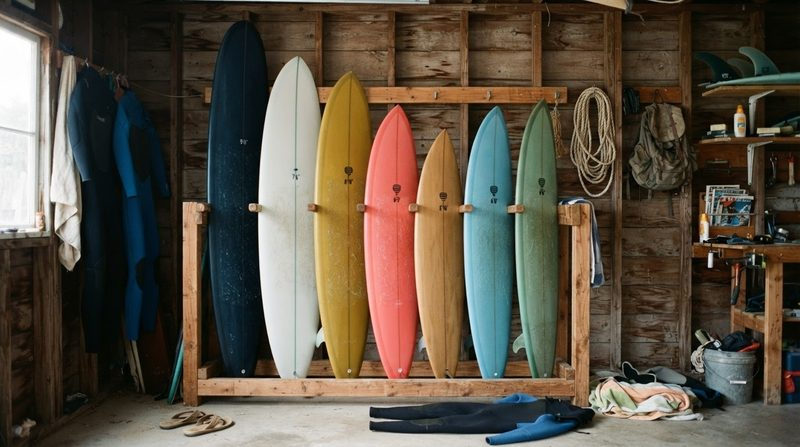
#> input picture frontend/build/img/home_quiver.jpg, 800 x 447 px
$ python -i build_spot_derivatives.py   (imports and definitions only)
#> lines starting #> are read from the running program, lines starting #| are printed output that depends on the picture
#!/usr/bin/env python3
"""
Builds the S3 payload: each spot image at every ladder width below its own,
plus itself, keyed by content hash.

  data/spot-images-cdn/spot-images/<sha256>/400.jpg
                                            /800.jpg
                                            /1600.jpg      <- or the source width,
                                                              whichever is smaller

Content-addressed rather than named per spot, because 1,322 default images
resolve to 1,018 distinct files - one photograph is the best match for as many
as ten adjacent OSM nodes on the same beach. spot_images.name stores the
"spot-images/<sha256>/" prefix, and the available widths are derivable from
spot_images.width, so no column has to list them.

Why the hash and not the filename: the uploads bucket has versioning on, so a
key whose contents can change is a key you pay for twice. A hash key never
changes, which also makes `aws s3 sync --size-only` correct rather than merely
fast.

Python, not the app's sharp pipeline: sharp 0.30.7 ships no darwin-arm64
prebuild, which is the same reason the backend will not install locally. This
runs against files already on disk and needs nothing from the app.

The full-size rung is a byte copy when the source is a JPEG - re-encoding an
untouched image only loses quality. PNGs are converted, because a PNG of a
photograph is several times the size of the JPEG for no visible gain and the key
scheme is .jpg either way.

Source widths are read off the file headers, never from Commons. The API reports
thumbwidth as the width you asked for and then serves a bucketed render: asking
for 1600 yields 1920, and asking for more than the original yields the original.
Trusting it put a wrong width and height on 2,311 of 2,341 rows.

Usage:
  build_spot_derivatives.py                     rank 1 only, the default set
  build_spot_derivatives.py --rank=all          every image in the manifest
  build_spot_derivatives.py --widths=400,800,1600
  build_spot_derivatives.py --budget=150        stop cleanly, exit 3, rerun
  build_spot_derivatives.py --verify            re-check what is already built
"""

import json
import os
import shutil
import sys
import time

from PIL import Image

STARTED = time.time()
ROOT = os.path.normpath(os.path.join(os.path.dirname(os.path.abspath(__file__)), '..', '..', 'data'))
OUT = os.path.join(ROOT, 'spot-images-cdn', 'spot-images')

# 400 is the picker chip and the search row, 800 the spot card, 1600 the hero.
# A rung is only built when it is genuinely smaller than the source, and the
# source width is always emitted as its own key, so <sha>/800.jpg is 800px wide
# or it does not exist. Nothing is upscaled and no two keys hold the same bytes.
#
# Most sources are 1920 (Commons hands back a bucketed render, not the width you
# asked for) but the tail runs down to 600, so a fixed three-rung ladder would
# have written a 640px image to a key called 1600.jpg for 300-odd files.
LADDER = [400, 800, 1600]
# Nothing is served larger than the hero. Without the cap, a 1920 source - which
# is most of them - gets both a 1600 and a 1920 rung holding visually identical
# images, which was 829 redundant objects and 0.3GB on the first build.
TOP = 1600
QUALITY = 82


def widths_for(source_width):
    return sorted({w for w in LADDER if w < source_width} | {min(source_width, TOP)})


def arg(name, default=None):
#> called with name = 'rank', default = '1'
    for a in sys.argv[1:]:
        if a == f'--{name}':
            return True
        if a.startswith(f'--{name}='):
            return a.split('=', 1)[1]
    return default


RANK = arg('rank', '1')
BUDGET = float(arg('budget', 0) or 0)
VERIFY = bool(arg('verify', False))
if arg('widths'):
    LADDER = [int(w) for w in str(arg('widths')).split(',')]


# [8 lines left out: function sources, not called in this run]


def build(img):
    src = os.path.join(ROOT, img['file'])
    dest_dir = os.path.join(OUT, img['sha256'])
    os.makedirs(dest_dir, exist_ok=True)
    written = 0

    for w in widths_for(img['width']):
        dest = os.path.join(dest_dir, f'{w}.jpg')
        if os.path.exists(dest) and os.path.getsize(dest) > 0:
            continue

        # The full-size rung is a byte copy when the source is already JPEG:
        # re-encoding an untouched image only loses quality.
        if w >= img['width'] and img['mime'] == 'image/jpeg':
            shutil.copyfile(src, dest)
            written += 1
            continue

        with Image.open(src) as im:
            # A PNG may carry an alpha channel that JPEG cannot; flatten onto
            # white rather than letting Pillow raise on save.
            if im.mode in ('RGBA', 'LA', 'P'):
                im = im.convert('RGBA')
                flat = Image.new('RGB', im.size, (255, 255, 255))
                flat.paste(im, mask=im.split()[-1])
                im = flat
            elif im.mode != 'RGB':
                im = im.convert('RGB')

            if im.width > w:
                im = im.resize((w, max(1, round(im.height * w / im.width))),
                               Image.LANCZOS)
            # Metadata is dropped on purpose: attribution lives in spot_images,
            # not in EXIF, and stripping it is most of the size win at 400px.
            im.save(dest, 'JPEG', quality=QUALITY, optimize=True, progressive=True)
            written += 1
    return written


# [48 lines left out: functions verify, main, not called in this run]


# [1 line not run here, left out]

>>> import cv2
>>> picture = cv2.imread('../../../frontend/build/img/home_quiver.jpg', cv2.IMREAD_GRAYSCALE)
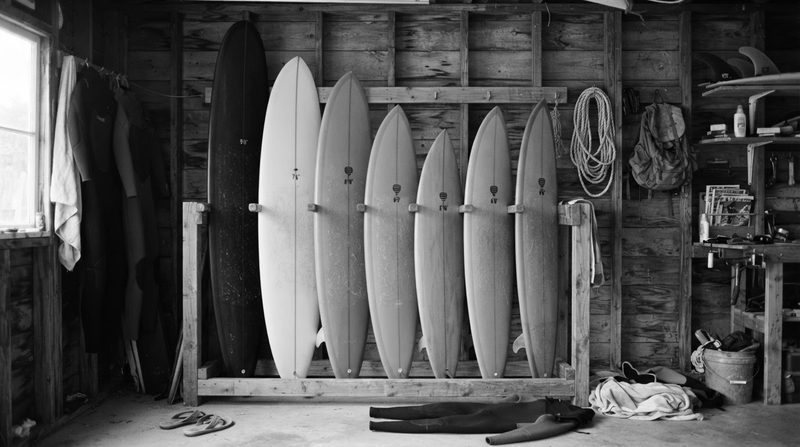
#> picture: shape (447, 800); min 0, max 255, mean 83.4
#> (the run stopped early here; a loop or call above may not have finished)

$ run again, on frontend/build/img/session_default.jpg
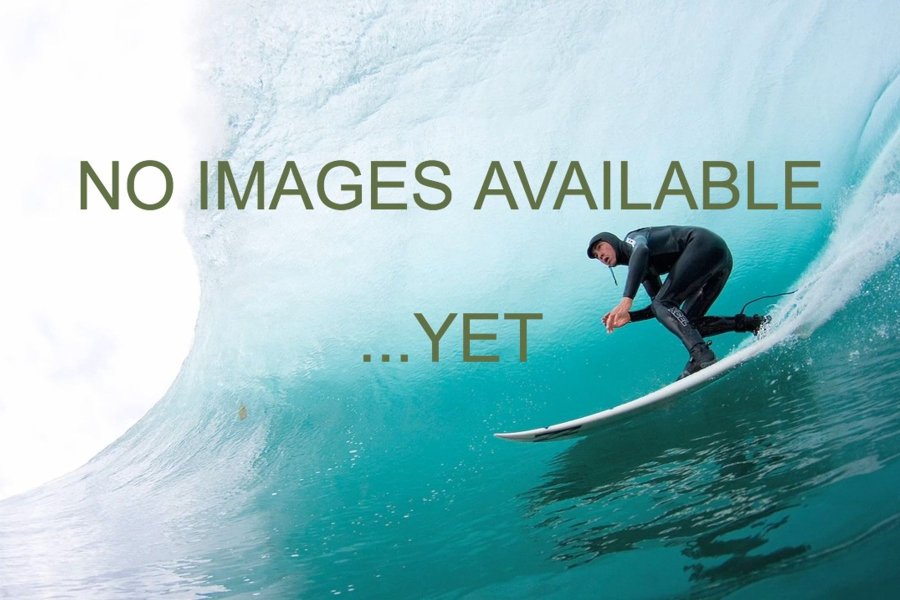
#> input picture frontend/build/img/session_default.jpg, 1800 x 1200 px (shown at 1/2 size)
#> `picture = cv2.imread('../../../frontend/build/img/home_quiver.jpg', cv..`:
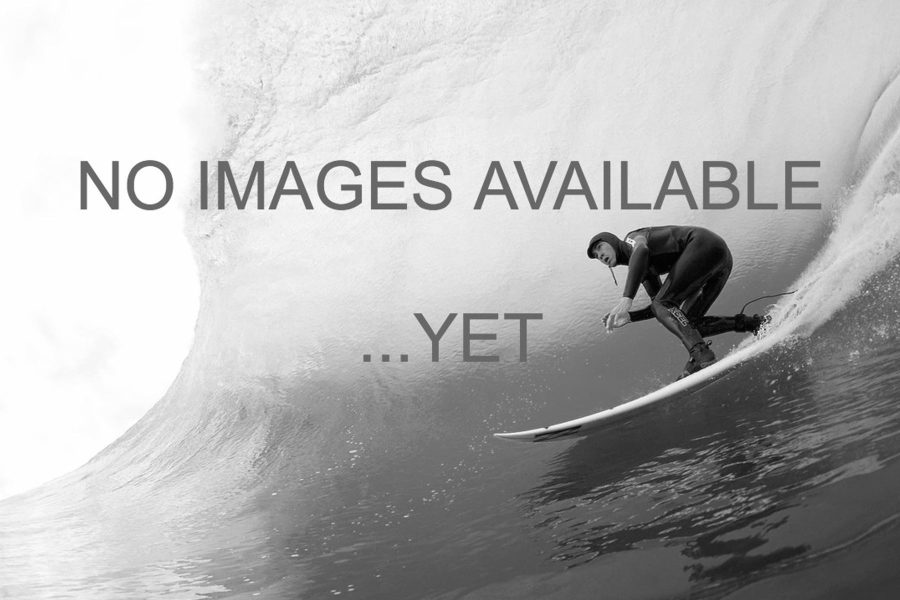
#> picture: shape (1200, 1800) (shown at 1/2 size); min 0, max 255, mean 178.8

$ run again, on frontend/build/img/board_default.png
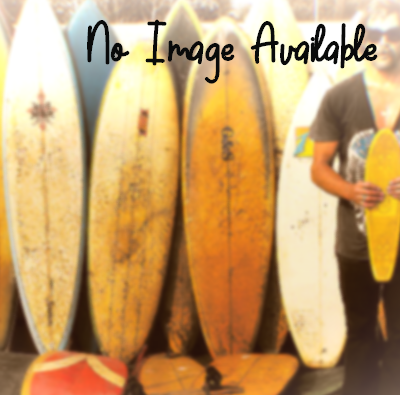
#> input picture frontend/build/img/board_default.png, 400 x 395 px
#> `picture = cv2.imread('../../../frontend/build/img/home_quiver.jpg', cv..`:
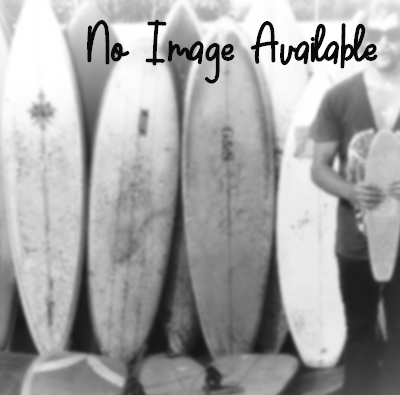
#> picture: shape (395, 400); min 9, max 255, mean 162.9
